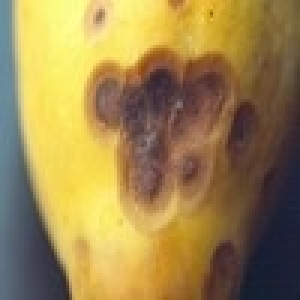
#> input picture DATA SET/Diseased/a0_a1.jpg, 100 x 100 px, found by its file name (shown 3 times larger); its folder holds only this picture in this run
$ jupyter execute --allow-errors 'Canny edge.ipynb'   (shell and % lines are left out)
#> lines starting #> are read from the running program, lines starting #| are printed output that depends on the picture; after the words box and inside, x2 and y2 are one past the last pixel; in counts of white or black regions, pixels touching at a corner belong together
[cell 1]
import pandas as pd
import os
from skimage.transform import resize
from skimage.io import imread
import numpy as np
import matplotlib.pyplot as plt
from sklearn.model_selection import GridSearchCV
from skimage.filters import sobel
from sklearn.metrics import confusion_matrix, ConfusionMatrixDisplay
import seaborn as sns
from sklearn.metrics import accuracy_score, confusion_matrix, precision_score, recall_score,f1_score
from sklearn.metrics import mean_squared_error
from sklearn.decomposition import PCA
from sklearn.preprocessing import StandardScaler
from skimage.feature import canny
from skimage.io import imread, imshow
from skimage.filters import prewitt_h,prewitt_v
import matplotlib.pyplot as plt

from sklearn.model_selection import train_test_split
import cv2


from sklearn.metrics import accuracy_score
from sklearn.metrics import classification_report
from sklearn.metrics import accuracy_score, confusion_matrix, precision_score, recall_score,f1_score

[cell 2]
Categories=['Diseased','Healthy']
flat_data_arr=[] #input array
target_arr=[] #output array
datadir='C:/Users/vivek/Downloads/Final Year Project/Project/DATA SET/'
#datadir='D:/SIoT/dataset/Augmented_DataSet/AugmentedSet_320px/trail_dataset_ac_healthy_copy/'
#datadir='D:/SIoT/dataset/Augmented_DataSet/AugmentedSet_320px/trail_dataset_ac_healthy_pddb/'
#path which contains all the categories of images
for i in Categories:

    print(f'loading... category : {i}')
    path=os.path.join(datadir,i)
    for img in os.listdir(path):
        img_array=imread(os.path.join(path,img))
#> img_array is the input picture: shape (100, 100, 3); mean R, G, B 157.5, 133.1, 78.1
        img_gray = cv2.cvtColor(img_array, cv2.COLOR_BGR2GRAY)
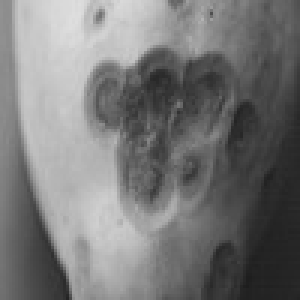
#> img_gray: shape (100, 100) (shown 3 times larger); min 29, max 222, mean 119.4
        #img_resize=resize(img_gray,(32,32))
        #edge_image = sobel(img_gray)
        img_gray = cv2.GaussianBlur(img_gray, (5, 5), 0)
        canny_leaf_image = cv2.Canny(img_gray,10,200,5)
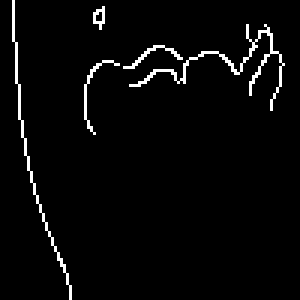
#> canny_leaf_image: shape (100, 100) (shown 3 times larger); 3.2% white in thin lines or dots
        #wide = Canny(img_gray, 10, 200)
        #mid = Canny(img_gray, 30, 150)
        #tight = Canny(img_gray, 240, 250)
        img_resize = resize(canny_leaf_image, (32,32))
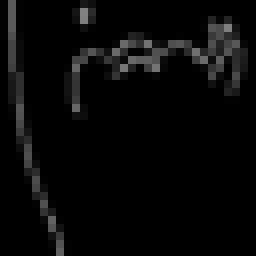
#> img_resize: shape (32, 32) float64 (shown 8 times larger); min 0, max 0.511, mean 0.0319
        # [7 lines of commented-out code are left out]
        flat_data_arr.append(img_resize.flatten())

        target_arr.append(Categories.index(i))
    print(f'loaded category:{i} successfully')
#> pass 2 of the loop `for i in Categories:`:
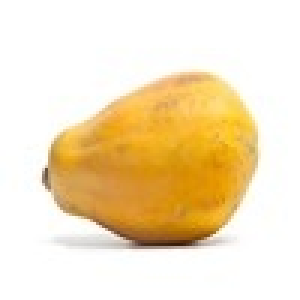
#> input picture DATA SET/Healthy/a0_1 (16).jpg, 100 x 100 px, found by its file name (shown 3 times larger)
#> img_array is the input picture: shape (100, 100, 3); mean R, G, B 244, 225.9, 192.3
#> `canny_leaf_image = cv2.Canny(img_gray,10,200,5)`:
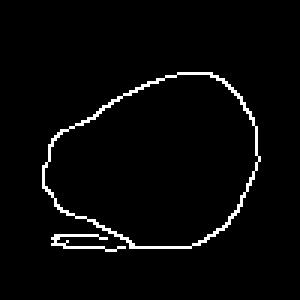
#> canny_leaf_image: shape (100, 100) (shown 3 times larger); 2.9% white in thin lines or dots, all inside (x1, y1, x2, y2) = (14, 24, 87, 84)
#> `img_resize = resize(canny_leaf_image, (32,32))`:
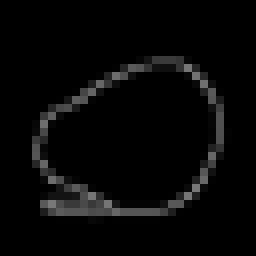
#> img_resize: shape (32, 32) float64 (shown 8 times larger); min 0, max 0.473, mean 0.0296
flat_data=np.array(flat_data_arr)
target=np.array(target_arr)
df=pd.DataFrame(flat_data) #dataframe
#> df = table of 2 rows and 1024 columns
df['Target']=target
x=df.iloc[:,:-1] #input data
#> x = table of 2 rows and 1024 columns
y=df.iloc[:,-1] #output data

# print("result_image:",result_image.shape)

# print("flatdata:",flat_data.shape)
#> (the rest of this cell did not finish here and is left out)
